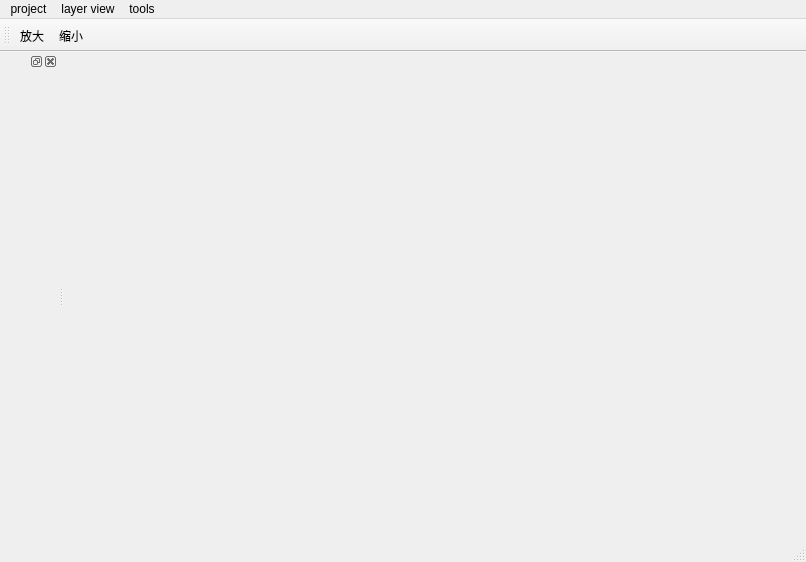
<?xml version="1.0" encoding="UTF-8"?>
<ui version="4.0">
 <class>MainWindow</class>
 <widget class="QMainWindow" name="MainWindow">
  <property name="geometry">
   <rect>
    <x>0</x>
    <y>0</y>
    <width>806</width>
    <height>562</height>
   </rect>
  </property>
  <property name="windowTitle">
   <string>MainWindow</string>
  </property>
  <widget class="QWidget" name="centralwidget">
   <layout class="QGridLayout" name="gridLayout">
    <item row="0" column="0">
     <widget class="QFrame" name="frame">
      <property name="cursor">
       <cursorShape>ArrowCursor</cursorShape>
      </property>
      <property name="layoutDirection">
       <enum>Qt::LeftToRight</enum>
      </property>
     </widget>
    </item>
   </layout>
  </widget>
  <widget class="QMenuBar" name="menubar">
   <property name="geometry">
    <rect>
     <x>0</x>
     <y>0</y>
     <width>806</width>
     <height>23</height>
    </rect>
   </property>
   <widget class="QMenu" name="menu">
    <property name="title">
     <string>project</string>
    </property>
    <widget class="QMenu" name="menuopen">
     <property name="title">
      <string>open</string>
     </property>
     <addaction name="actionQgs_Project"/>
     <addaction name="actioncsv"/>
    </widget>
    <addaction name="menuopen"/>
    <addaction name="actionimport_file"/>
   </widget>
   <widget class="QMenu" name="menutools">
    <property name="title">
     <string>tools</string>
    </property>
    <addaction name="actionprocess01"/>
   </widget>
   <widget class="QMenu" name="menuview">
    <property name="title">
     <string>layer view</string>
    </property>
   </widget>
   <addaction name="menu"/>
   <addaction name="menuview"/>
   <addaction name="menutools"/>
  </widget>
  <widget class="QStatusBar" name="statusbar"/>
  <widget class="QDockWidget" name="dockWidget">
   <attribute name="dockWidgetArea">
    <number>1</number>
   </attribute>
   <widget class="QWidget" name="dockWidgetContents"/>
  </widget>
  <widget class="QToolBar" name="toolBar">
   <property name="windowTitle">
    <string>toolBar</string>
   </property>
   <attribute name="toolBarArea">
    <enum>TopToolBarArea</enum>
   </attribute>
   <attribute name="toolBarBreak">
    <bool>false</bool>
   </attribute>
   <addaction name="actionZoomIn"/>
   <addaction name="actionZoomOut"/>
  </widget>
  <action name="actionimport_file">
   <property name="text">
    <string>import file</string>
   </property>
  </action>
  <action name="actionprocess01">
   <property name="text">
    <string>process01</string>
   </property>
  </action>
  <action name="actionQgs_Project">
   <property name="text">
    <string>Qgs Project</string>
   </property>
  </action>
  <action name="actioncsv">
   <property name="text">
    <string>csv</string>
   </property>
  </action>
  <action name="actionZoomIn">
   <property name="icon">
    <iconset>
     <normalon>../../../../../userdata/Pictures/c#/放大.bmp</normalon>
    </iconset>
   </property>
   <property name="text">
    <string>放大</string>
   </property>
  </action>
  <action name="actionZoomOut">
   <property name="icon">
    <iconset>
     <normalon>../../../../../userdata/Pictures/c#/缩小.bmp</normalon>
    </iconset>
   </property>
   <property name="text">
    <string>缩小</string>
   </property>
  </action>
 </widget>
 <resources/>
 <connections/>
</ui>
